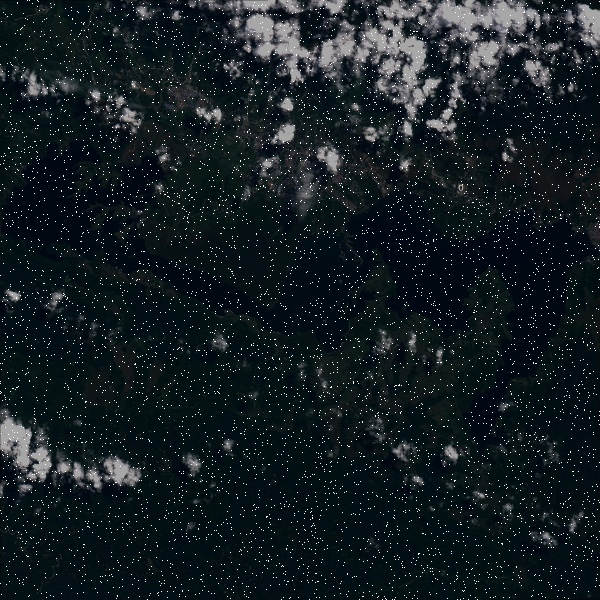
#> input picture renamed_images/15.jpg, 600 x 600 px
$ python MergedAlgos.py
#> lines starting #> are read from the running program, lines starting #| are printed output that depends on the picture; after the words box and inside, x2 and y2 are one past the last pixel; in counts of white or black regions, pixels touching at a corner belong together; long printed decimals are rounded
#> further down, input_image is the input picture: shape (600, 600, 3); mean B, G, R 35, 30.6, 21.2
import cv2
import numpy as np

def apply_bilateral_filter(input_image, d=9, sigma_color=75, sigma_space=75):
    # Apply bilateral filter to the input image
    filtered_image = cv2.bilateralFilter(input_image, d, sigma_color, sigma_space)
    return filtered_image

def apply_mean_filter(input_image, kernel_size=3):
    # Apply mean filter to the input image
    filtered_image = cv2.blur(input_image, (kernel_size, kernel_size))
    return filtered_image

def median_filter(image, kernel_size):
    # Apply median filter to the input image
#> called with kernel_size = 3
    filtered_image = cv2.medianBlur(image, kernel_size)
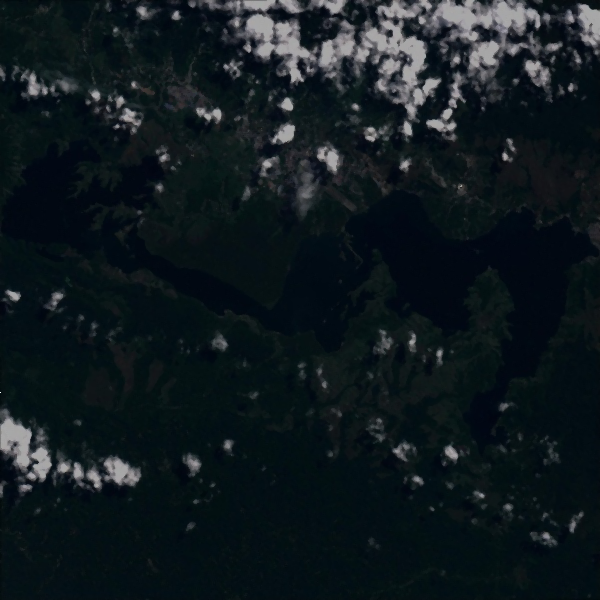
#> filtered_image: shape (600, 600, 3); mean B, G, R 30.4, 25.9, 16.4
#> in apply_mean_filter, `filtered_image = cv2.blur(input_image, (kernel_size, kernel_size))`:
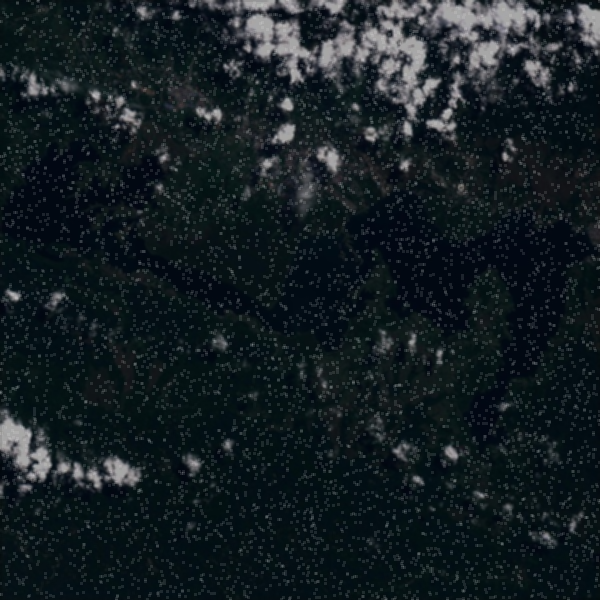
#> filtered_image: shape (600, 600, 3); mean B, G, R 35, 30.6, 21.2
    return filtered_image

def improved_noise_removal(color_image):
    height, width, channels = color_image.shape
#> height = 600; width = 600; channels = 3
    result_image = color_image.copy()

    for y in range(1, height - 1):
        for x in range(1, width - 1):
            center_pixel = color_image[y, x]

            # Process pixels in the range of 245-255
            if np.all(center_pixel >= [245, 245, 245]) and np.all(center_pixel <= [255, 255, 255]):
                neighbors = color_image[y-1:y+2, x-1:x+2]

                if np.any(np.sum(neighbors, axis=2) < 255 * 3) and np.any(np.sum(neighbors, axis=2) > 0):
                    non_extreme_neighbors = neighbors[np.sum(neighbors, axis=2) < 255 * 3]

                    # Refine adaptive weighting based on local variance
                    local_variance = np.var(non_extreme_neighbors, axis=0)
                    weight = 0.5 + 0.5 * np.exp(-local_variance / 500)

                    # Compute the weighted average for non-extreme neighbors
                    weighted_average = np.sum(non_extreme_neighbors * weight, axis=0) / np.sum(weight)

                    # Replace the center pixel with the weighted average
                    result_image[y, x] = weighted_average.astype(np.uint8)
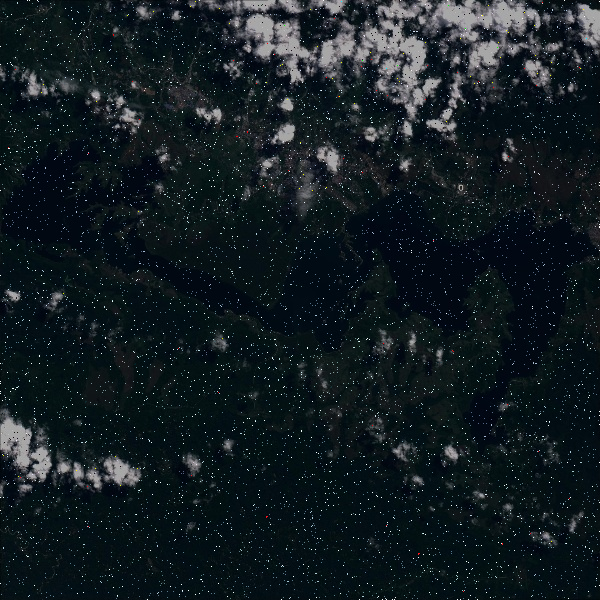
#> result_image: shape (600, 600, 3); 1.76% of pixels changed, all inside (x1, y1, x2, y2) = (1, 1, 599, 599)

    return result_image

def modified_hinr_filter(input_image):
    noise_removal_output = improved_noise_removal(input_image)

    # Additional Step: Apply morphological opening for removing isolated bright spots
    kernel = np.ones((3, 3), np.uint8)
#> kernel = [[1, 1, 1], [1, 1, 1], [1, 1, 1]]
    opening = cv2.morphologyEx(noise_removal_output, cv2.MORPH_OPEN, kernel)

    # Step 2: Bilateral filter for edge preservation
    bilateral_filtered = cv2.bilateralFilter(opening, d=9, sigmaColor=20, sigmaSpace=20)

    # Step 3: Edge enhancement
    edge_enhancement = cv2.subtract(opening, bilateral_filtered)

    # Step 4: Final sharpening
    final_sharpening = cv2.add(opening, edge_enhancement)

    return final_sharpening

def calculate_metrics(input_image, output_image):
    # Convert images to grayscale for MSE and MAE calculations
    input_gray = cv2.cvtColor(input_image, cv2.COLOR_BGR2GRAY)
    output_gray = cv2.cvtColor(output_image, cv2.COLOR_BGR2GRAY)

    # Calculate Mean Squared Error (MSE)
    mse = np.mean((input_gray - output_gray) ** 2)
#> mse = 16.06

    # Calculate Mean Absolute Error (MAE)
    mae = np.mean(np.abs(input_gray - output_gray))
#> mae = 96.64

    # Calculate Peak Signal-to-Noise Ratio (PSNR)
    max_pixel_value = 255
    psnr = 20 * np.log10(max_pixel_value / np.sqrt(mse))
#> psnr = 36.07

    return mse, mae, psnr

# Load your input image
input_image = cv2.imread('15.jpg')

# Apply the median filter
median_filtered_image = median_filter(input_image, kernel_size=3)

# Apply the mean filter
mean_filtered_image = apply_mean_filter(input_image, kernel_size=3)

# Apply the bilateral filter
bilateral_filtered_image = apply_bilateral_filter(input_image, d=9, sigma_color=75, sigma_space=75)

# Apply the modified HINR filter
hinr_filtered_image = modified_hinr_filter(input_image)

# Save the output images
cv2.imwrite('Median_Filtered.jpg', median_filtered_image)
cv2.imwrite('Mean_Filtered.jpg', mean_filtered_image)
cv2.imwrite('Bilateral_Filtered.jpg', bilateral_filtered_image)
cv2.imwrite('HINR_Filtered.jpg', hinr_filtered_image)

# Display both the input and output images
cv2.imshow('Input Image', input_image)
cv2.imshow('Median Filtered Image', median_filtered_image)
cv2.imshow('Mean Filtered Image', mean_filtered_image)
cv2.imshow('Bilateral Filtered Image', bilateral_filtered_image)
cv2.imshow('HINR Filtered Image', hinr_filtered_image)
cv2.waitKey(0)
cv2.destroyAllWindows()

# Calculate evaluation metrics
mse_median, mae_median, psnr_median = calculate_metrics(input_image, median_filtered_image)
#> mse_median = 16.06; mae_median = 96.64; psnr_median = 36.07
mse_mean, mae_mean, psnr_mean = calculate_metrics(input_image, mean_filtered_image)
#> mse_mean = 33.84; mae_mean = 128.5; psnr_mean = 32.84
mse_bilateral, mae_bilateral, psnr_bilateral = calculate_metrics(input_image, bilateral_filtered_image)
#> mse_bilateral = 15.9; mae_bilateral = 114.3; psnr_bilateral = 36.12
mse_hinr, mae_hinr, psnr_hinr = calculate_metrics(input_image, hinr_filtered_image)
#> mse_hinr = 17.51; mae_hinr = 39.7; psnr_hinr = 35.7

# Print evaluation metrics
print("Median Filter:")
print("  Mean Squared Error (MSE):", mse_median)
#|   Mean Squared Error (MSE): 16.060
print("  Mean Absolute Error (MAE):", mae_median)
#|   Mean Absolute Error (MAE): 96.641
print("  Peak Signal-to-Noise Ratio (PSNR):", psnr_median)
#|   Peak Signal-to-Noise Ratio (PSNR): 36.073

print("\nMean Filter:")
print("  Mean Squared Error (MSE):", mse_mean)
#|   Mean Squared Error (MSE): 33.836
print("  Mean Absolute Error (MAE):", mae_mean)
#|   Mean Absolute Error (MAE): 128.501
print("  Peak Signal-to-Noise Ratio (PSNR):", psnr_mean)
#|   Peak Signal-to-Noise Ratio (PSNR): 32.837

print("\nBilateral Filter:")
print("  Mean Squared Error (MSE):", mse_bilateral)
#|   Mean Squared Error (MSE): 15.899
print("  Mean Absolute Error (MAE):", mae_bilateral)
#|   Mean Absolute Error (MAE): 114.283
print("  Peak Signal-to-Noise Ratio (PSNR):", psnr_bilateral)
#|   Peak Signal-to-Noise Ratio (PSNR): 36.117

print("\nModified HINR Filter:")
print("  Mean Squared Error (MSE):", mse_hinr)
#|   Mean Squared Error (MSE): 17.512
print("  Mean Absolute Error (MAE):", mae_hinr)
#|   Mean Absolute Error (MAE): 39.701
print("  Peak Signal-to-Noise Ratio (PSNR):", psnr_hinr)
#|   Peak Signal-to-Noise Ratio (PSNR): 35.698

$ run again, with renamed_images/1.jpg copied over renamed_images/15.jpg
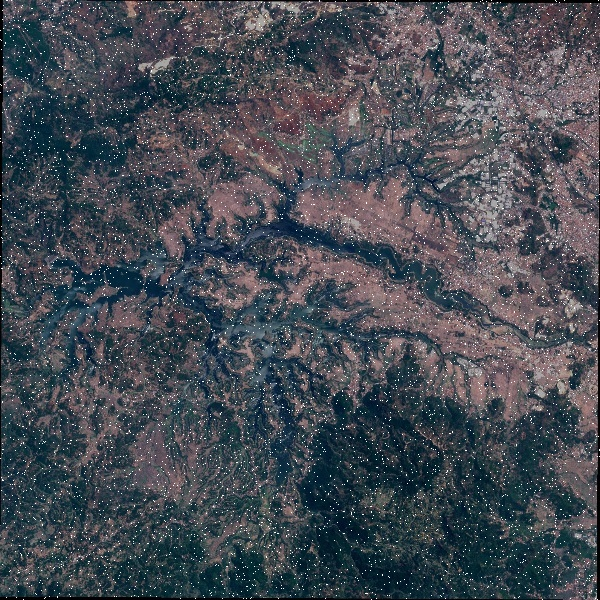
#> input picture renamed_images/1.jpg, 600 x 600 px
#> input_image is the input picture: shape (600, 600, 3); mean B, G, R 83.2, 75.1, 69.6
#> after the loop in improved_noise_removal, `for y in range(1, height - 1):`:
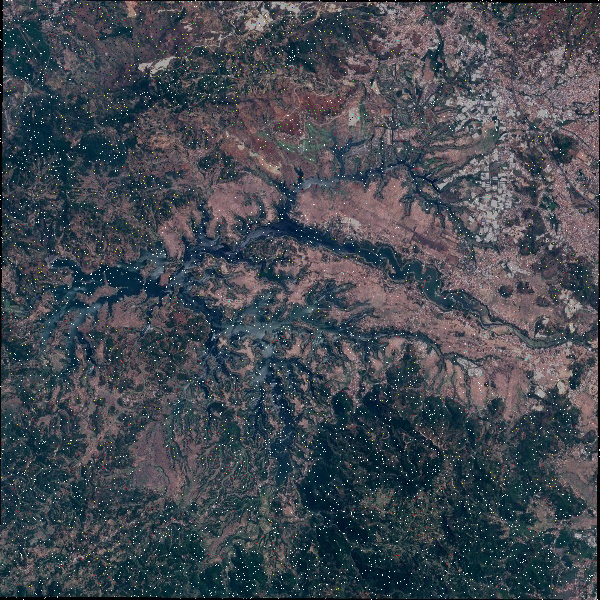
#> result_image: shape (600, 600, 3); 1.27% of pixels changed, all inside (x1, y1, x2, y2) = (1, 1, 599, 599)
#> mse = 57.04
#> mae = 115.4
#> psnr = 30.57
#> mse_median = 57.04; mae_median = 115.4; psnr_median = 30.57
#> mse_mean = 73.93; mae_mean = 143.9; psnr_mean = 29.44
#> mse_bilateral = 56.52; mae_bilateral = 123; psnr_bilateral = 30.61
#> in calculate_metrics (call 4), `output_gray = cv2.cvtColor(output_image, cv2.COLOR_BGR2GRAY)`:
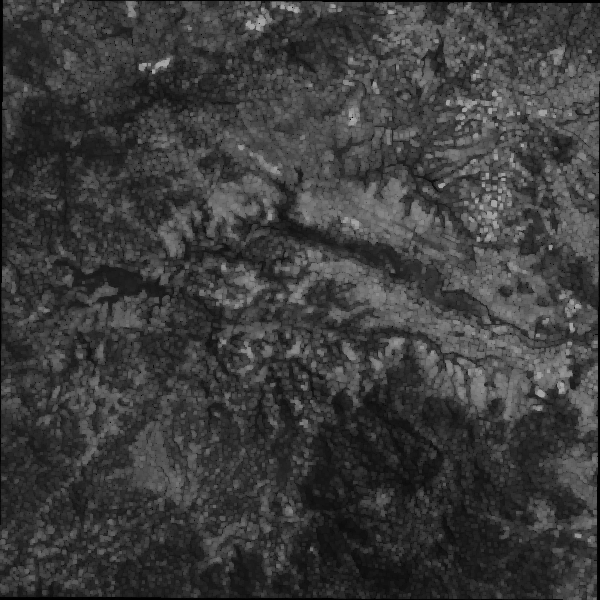
#> output_gray: shape (600, 600); min 0, max 170, mean 59.9
#> mse = 55.16
#> mae = 47.48
#> psnr = 30.71
#> mse_hinr = 55.16; mae_hinr = 47.48; psnr_hinr = 30.71
#|   Mean Squared Error (MSE): 57.043
#|   Mean Absolute Error (MAE): 115.447
#|   Peak Signal-to-Noise Ratio (PSNR): 30.569
#|   Mean Squared Error (MSE): 73.926
#|   Mean Absolute Error (MAE): 143.947
#|   Peak Signal-to-Noise Ratio (PSNR): 29.443
#|   Mean Squared Error (MSE): 56.519
#|   Mean Absolute Error (MAE): 122.994
#|   Peak Signal-to-Noise Ratio (PSNR): 30.609
#|   Mean Squared Error (MSE): 55.157
#|   Mean Absolute Error (MAE): 47.483
#|   Peak Signal-to-Noise Ratio (PSNR): 30.715

$ run again, with renamed_images/10.jpg copied over renamed_images/15.jpg
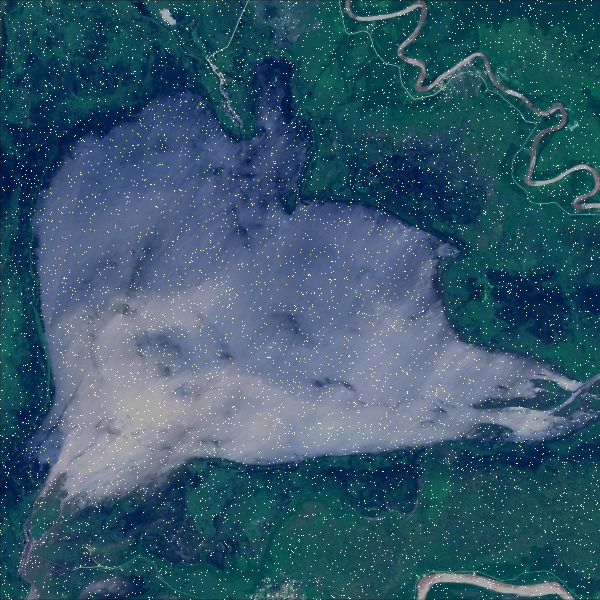
#> input picture renamed_images/10.jpg, 600 x 600 px
#> input_image is the input picture: shape (600, 600, 3); mean B, G, R 107.8, 88.1, 53.3
#> after the loop in improved_noise_removal, `for y in range(1, height - 1):`:
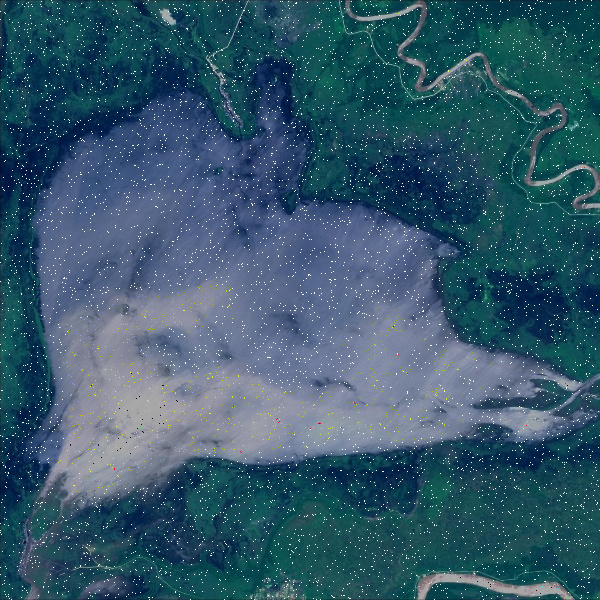
#> result_image: shape (600, 600, 3); 0.28% of pixels changed, all inside (x1, y1, x2, y2) = (22, 8, 599, 598)
#> in calculate_metrics, `output_gray = cv2.cvtColor(output_image, cv2.COLOR_BGR2GRAY)`:
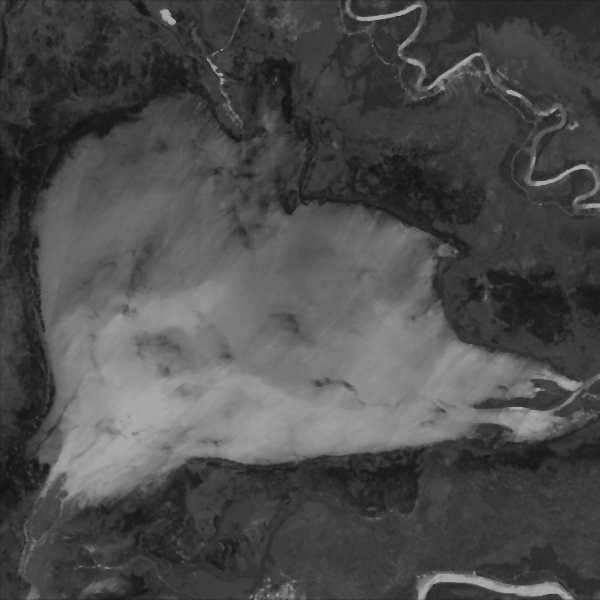
#> output_gray: shape (600, 600); min 17, max 171, mean 76.5
#> mse = 16.92
#> mae = 103
#> psnr = 35.85
#> mse_median = 16.92; mae_median = 103; psnr_median = 35.85
#> mse_mean = 33.84; mae_mean = 131.8; psnr_mean = 32.84
#> mse_bilateral = 21.57; mae_bilateral = 113.8; psnr_bilateral = 34.79
#> mse_hinr = 18.24; mae_hinr = 41.73; psnr_hinr = 35.52
#|   Mean Squared Error (MSE): 16.920
#|   Mean Absolute Error (MAE): 103.017
#|   Peak Signal-to-Noise Ratio (PSNR): 35.847
#|   Mean Squared Error (MSE): 33.839
#|   Mean Absolute Error (MAE): 131.822
#|   Peak Signal-to-Noise Ratio (PSNR): 32.837
#|   Mean Squared Error (MSE): 21.566
#|   Mean Absolute Error (MAE): 113.773
#|   Peak Signal-to-Noise Ratio (PSNR): 34.793
#|   Mean Squared Error (MSE): 18.239
#|   Mean Absolute Error (MAE): 41.729
#|   Peak Signal-to-Noise Ratio (PSNR): 35.521

$ run again, with renamed_images/11.jpg copied over renamed_images/15.jpg
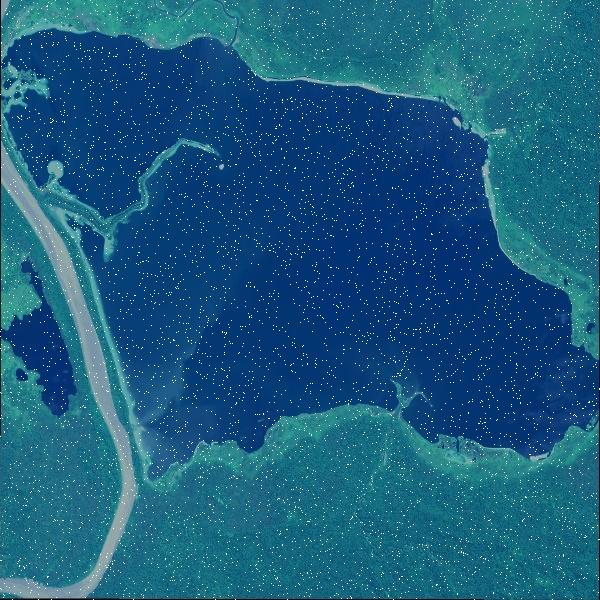
#> input picture renamed_images/11.jpg, 600 x 600 px
#> input_image is the input picture: shape (600, 600, 3); mean B, G, R 127, 91.4, 25.1
#> in median_filter, `filtered_image = cv2.medianBlur(image, kernel_size)`:
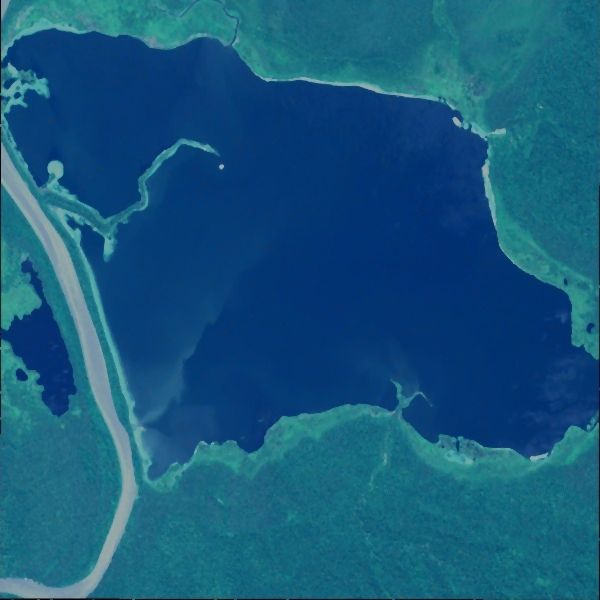
#> filtered_image: shape (600, 600, 3); mean B, G, R 124.6, 88.2, 21.5
#> in calculate_metrics, `output_gray = cv2.cvtColor(output_image, cv2.COLOR_BGR2GRAY)`:
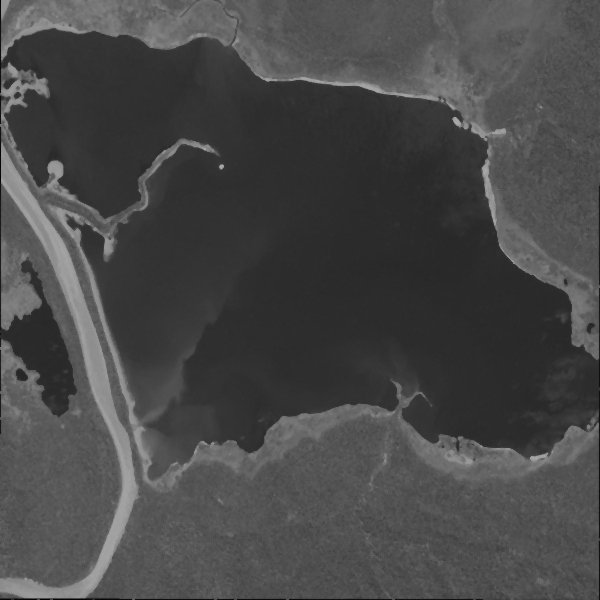
#> output_gray: shape (600, 600); min 1, max 168, mean 72.4
#> mse = 23.24
#> mae = 99.6
#> psnr = 34.47
#> mse_median = 23.24; mae_median = 99.6; psnr_median = 34.47
#> mse_mean = 40.35; mae_mean = 123.1; psnr_mean = 32.07
#> mse_bilateral = 22.9; mae_bilateral = 106.5; psnr_bilateral = 34.53
#> mse_hinr = 25.95; mae_hinr = 38.44; psnr_hinr = 33.99
#|   Mean Squared Error (MSE): 23.236
#|   Mean Absolute Error (MAE): 99.601
#|   Peak Signal-to-Noise Ratio (PSNR): 34.469
#|   Mean Squared Error (MSE): 40.348
#|   Mean Absolute Error (MAE): 123.096
#|   Peak Signal-to-Noise Ratio (PSNR): 32.073
#|   Mean Squared Error (MSE): 22.898
#|   Mean Absolute Error (MAE): 106.540
#|   Peak Signal-to-Noise Ratio (PSNR): 34.533
#|   Mean Squared Error (MSE): 25.953
#|   Mean Absolute Error (MAE): 38.443
#|   Peak Signal-to-Noise Ratio (PSNR): 33.989
